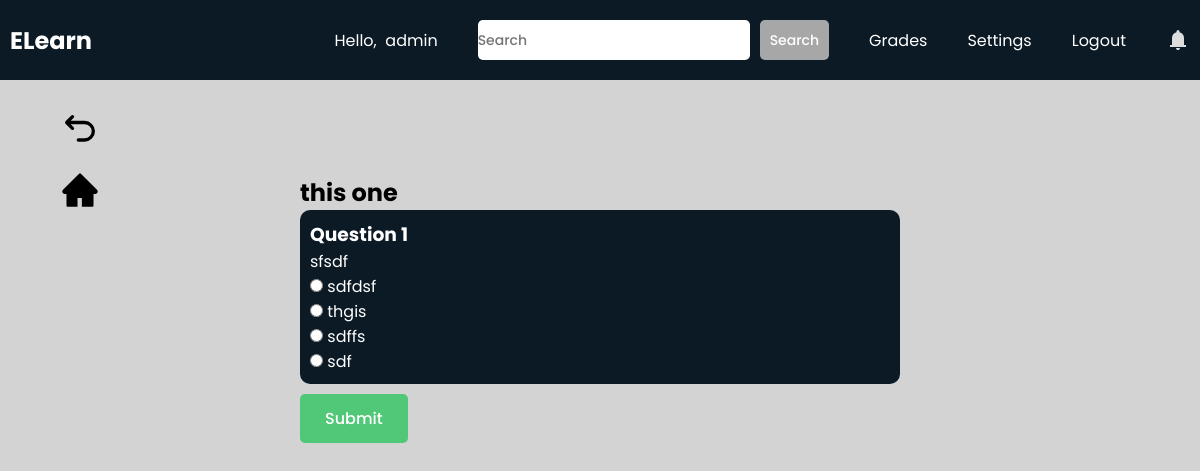
The app's page /students/quiz_view/bafcbacc844142ffbedcd6671171f530/bafcbacc844142ffbedcd6671171f530/ (signed in) with its own data.
### teachers/models.py (models this page shows, shortened)
class Quiz(models.Model):
    id = models.UUIDField(primary_key=True, default=uuid.uuid4, editable=False)
    course = models.ForeignKey(MyClass, on_delete=models.CASCADE, null=True)
    author = models.ForeignKey(User, on_delete=models.CASCADE)
    title = models.CharField(max_length=100)
    is_visible = models.BooleanField(default=False)
    attempts = models.PositiveIntegerField(default=1)
    weight = models.PositiveIntegerField(default=1)
    created_at = models.DateTimeField(default=timezone.now)

class Question(models.Model):
    id = models.AutoField(primary_key=True)
    quiz = models.ForeignKey(Quiz, on_delete=models.CASCADE)
    question_text = models.CharField(max_length=200)
    option1 = models.CharField(max_length=100)
    option2 = models.CharField(max_length=100)
    option3 = models.CharField(max_length=100)
    option4 = models.CharField(max_length=100)
    correct_answer = models.IntegerField(choices=[(1, 'Option 1'), (2, 'Option 2'), (3, 'Option 3'), (4, 'Option 4')])

### students/views.py (the view, shortened to what this page needs)
# urls.py: path("quiz_view/<str:id>/<str:course_id>/", views.quizView, name="quizView"),
def quizView(request, id, course_id):
    quiz = Quiz.objects.get(pk=id)
    questions = Question.objects.filter(quiz=quiz)
    attempt = 0
    try:
        grades = Grade.objects.filter(quiz=quiz, student=request.user)
        attempt = len(grades)
        grades = grades.annotate(max_grade=Max('grade'))
        highest_grade = grades.order_by('-max_grade').first()
    except ObjectDoesNotExist:
        grades = None
    context = {"questions":questions, "quiz":quiz, "courseId":course_id, "attempt":attempt, "grade":highest_grade}
    return render(request, "students/quizview.html", context)

### students/templates/students/quizview.html (shortened to what this page needs)
{% extends 'students/base.html' %}
{% load static %}
{% block extra_css %}
    <link rel="stylesheet" href="{% static 'css/quizview.css' %}">
{% endblock %}
{% block content %}
    <a class="backbtn" href="{% url 'students:quizHub' courseId%}"><svg xmlns="http://www.w3.org/2000/svg" width="24" height="24" viewBox="0 0 24 24"><path fill="none" stroke="currentColor" stroke-linecap="round" stroke-linejoin="round" stroke-width="2" d="M11 18h3.75a5.25 5.25 0 1 0 0-10.5H5M7.5 4L4 7.5L7.5 11"/></svg></a>
    <a class="backbtn" id="homebtn" href="{% url 'students:course' courseId%}"></a>
    <div id="contentwrapper">
        <div id="content">
            <div id="wrapper" {% if grade %}style="display: none;"{% endif %}>
                <h2>{{quiz.title}}</h2>
                <div id="quiz-wrapper">
                    <form id="form" method="post">
                        {% for question in questions %}
                        <div class="questions">
                            <h3>Question {{ forloop.counter }}</h3>
                            <p>{{ question.question_text }}</p>
                            {% if question.option1 %}
                                <label>
                                    <input type="radio" name="{{question.id}}" value="1"> {{ question.option1 }}
                                </label><br>
                            {% endif %}
                            {% if question.option2 %}
                                <label>
                                    <input type="radio" name="{{question.id}}" value="2"> {{ question.option2 }}
                                </label><br>
                            {% endif %}
                            {% if question.option3 %}
                                <label>
                                    <input type="radio" name="{{question.id}}" value="3"> {{ question.option3 }}
                                </label><br>
                            {% endif %}
                            {% if question.option4 %}
                                <label>
                                    <input type="radio" name="{{question.id}}" value="4"> {{ question.option4 }}
                                </label><br>
                            {% endif %}
                        </div>
                    {% endfor %}
                    </form>
                </div>
                <button id="submitbtn" class="btn">
                    Submit
                </button>
            </div>
        </div>
    </div>
{% endblock %}

### students/templates/students/base.html (shortened to what this page needs)
<!DOCTYPE html>
<html lang="en">
    <head>
        {% load static %}
        <link rel="stylesheet" href="{% static 'css/base.css' %}">
        <link rel="stylesheet" href="https://cdnjs.cloudflare.com/ajax/libs/font-awesome/6.3.0/css/all.min.css">
        {% block extra_css %}
        {% endblock %}
    </head>
    <body>
        <header>
            <nav class="navbar">
                <h2 class="logo"><a href="{% url 'students:home' %}">ELearn</a></h2>
                <ul class="all-links">
                    <li id="username"><span>Hello,  {{request.user}}</span></li>
                    <li>
                        <li>
                            <form class="nav-form" method="post" action="{% url 'students:search' %}">
                                <input
                                    type="text"
                                    name="subject"
                                    id="subject"
                                    placeholder="Search"
                                    class="nav-textarea-input"
                                />
                                <button class="nav-btn">
                                    Search
                                </button>
                            </form>
                        </li>
                    </li>
                    <li><a href="{% url 'students:studentReport' %}">Grades</a></li>
                    <li><a href="{% url 'students:settings' request.path%}">Settings</a></li>
                    <li><a href="{% url 'users:logoutPage' %}">Logout</a></li>
                    <li id="bell-icon">
                        <svg xmlns="http://www.w3.org/2000/svg" width="24" height="24" viewBox="0 0 24 24"><path fill="currentColor" d="M4 19v-2h2v-7q0-2.075 1.25-3.688T10.5 4.2v-.7q0-.625.438-1.063T12 2q.625 0 1.063.438T13.5 3.5v.7q2 .5 3.25 2.113T18 10v7h2v2H4Zm8 3q-.825 0-1.413-.588T10 20h4q0 .825-.588 1.413T12 22Z"/></svg>
                    </li>
                </ul>
            </nav>
        </header>
        {% block content %}
        {% endblock %}
    </body>
</html>

### teachers/static/css/base.css (style rules this page uses)
* { margin: 0; padding: 0; box-sizing: border-box; font-family: "Poppins", sans-serif; }
html { scroll-behavior: smooth; }
body { background: #d3d3d3; }
header { position: fixed; top: 0; left: 0; z-index: 5; width: 100%; display: flex; justify-content: center; background: #0C1A25; }
.navbar { display: flex; padding: 0 10px; max-width: 1200px; width: 100%; align-items: center; justify-content: space-between; }
.navbar .all-links { display: flex; align-items: center; }
.navbar .all-links li { position: relative; list-style: none; }
.navbar .logo a { display: flex; align-items: center; margin-left: 0; }
#bell-icon { display: flex; align-items: center; justify-content: center; }
header a, header span, header svg, header form { margin-left: 40px; text-decoration: none; color: #fff; height: 100%; padding: 20px 0; display: inline-block; }
#username { white-space: pre; }
header a:hover, footer a:hover, header svg { color: #ddd; }
.backbtn { position: fixed; top: 100px; left: 50px; padding: 10px; border-radius: 20%; display: flex; justify-content: center; align-items: center; cursor: pointer; }
#homebtn { top:160px; }
.backbtn svg { height: 40px; width: 40px; color: black; }
.nav-form { display: flex; align-items: center; justify-content: center; }
.nav-textarea-input { height: 40px; border: none; background: #FFFFFF; font-weight: 500; font-size: 14px; color: #07074D; border-radius: 5px; }
.nav-btn { height: 40px; font-size: 14px; border-radius: 5px; border: none; padding: 10px; margin-left: 10px; font-weight: 500; background-color: #a7a7a7; color: white; cursor: pointer; }

### teachers/static/css/quizview.css (style rules this page uses)
#contentwrapper { height: 100vh; padding-top: 75px; background: #d3d3d3; }
#content { height: calc(100%); display: flex; justify-content: center; }
#wrapper { width: 50%; margin-top: 100px; }
#quiz-wrapper { max-height: 60vh; min-width: 200px; width: 100%; overflow: auto; border-radius: 10px; }
.questions { color: white; background: #4e1b79; width: 100%; padding: 10px; }
.questions:nth-child(2n) { background-color: #0C1A25; }
.btn { font-size: 16px; border-radius: 5px; padding: 12px 25px; border: none; font-weight: 500; background-color: #50C878; color: white; cursor: pointer; margin-top: 10px; }

### records on screen
Quiz: title "this one"
Question: question_text "sfsdf", option1 "sdfdsf", option2 "thgis", option3 "sdffs", option4 "sdf"

### other values on screen
{{ request.user }} "admin"
